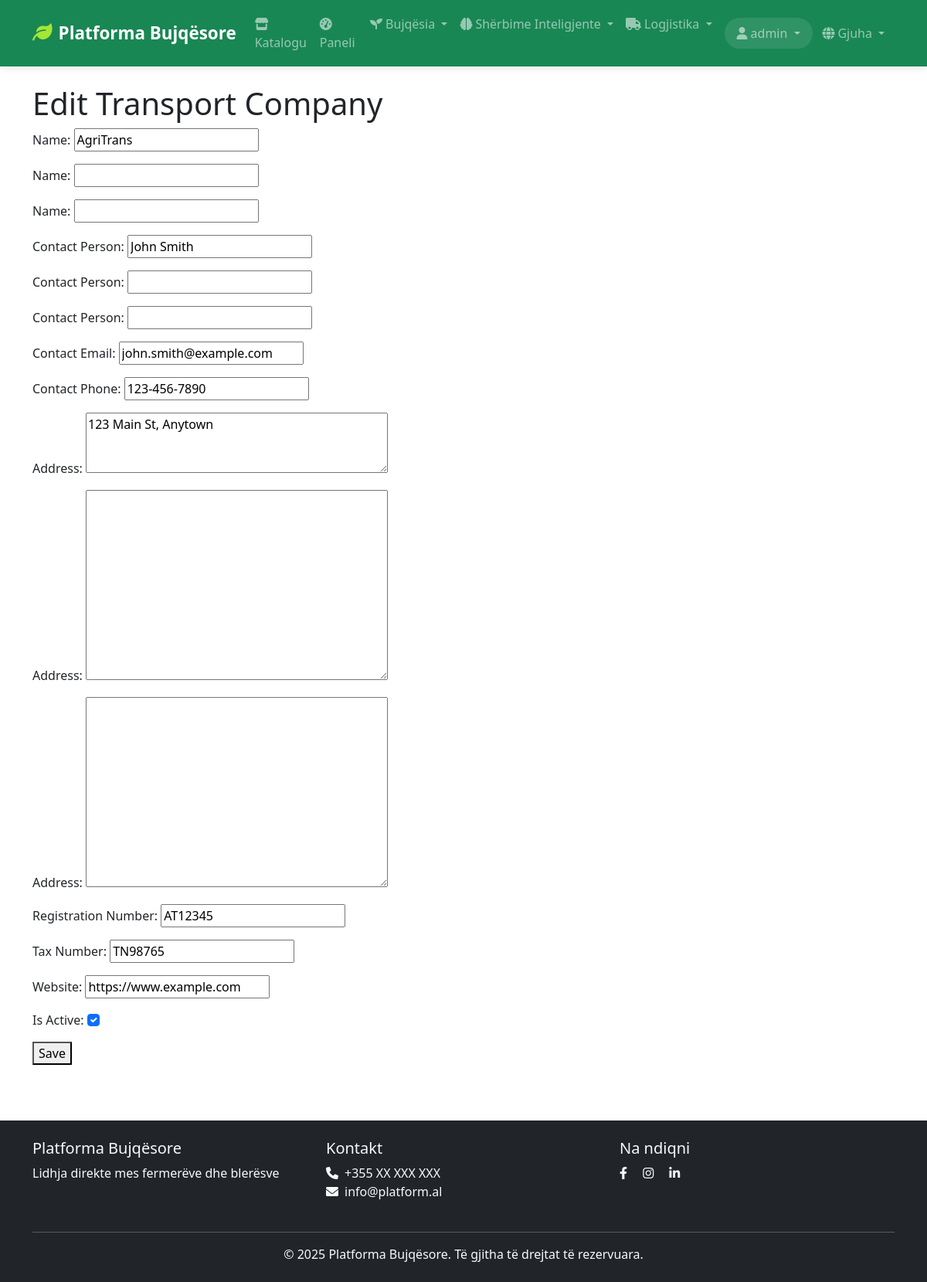
Screenshot of /sq/logistics/companies/1/update/ (signed in) with the database file from the repository.
### logistics/models.py (models this page shows, shortened)
class TransportCompany(models.Model):
    company_id = models.AutoField(primary_key=True)
    name = models.CharField(max_length=100, verbose_name=_('Name'))
    name_en = models.CharField(max_length=100, verbose_name=_('Name'), null=True, blank=True)
    name_sq = models.CharField(max_length=100, verbose_name=_('Name'), null=True, blank=True)
    contact_person = models.CharField(max_length=100, verbose_name=_('Contact Person'))
    contact_person_en = models.CharField(max_length=100, verbose_name=_('Contact Person'), null=True, blank=True)
    contact_person_sq = models.CharField(max_length=100, verbose_name=_('Contact Person'), null=True, blank=True)
    contact_email = models.EmailField(verbose_name=_('Contact Email'))
    contact_phone = models.CharField(max_length=20, verbose_name=_('Contact Phone'))
    address = models.TextField(verbose_name=_('Address'))
    address_en = models.TextField(verbose_name=_('Address'), null=True, blank=True)
    address_sq = models.TextField(verbose_name=_('Address'), null=True, blank=True)
    registration_number = models.CharField(max_length=50, verbose_name=_('Registration Number'))
    tax_number = models.CharField(max_length=50, verbose_name=_('Tax Number'))
    website = models.URLField(blank=True, null=True, verbose_name=_('Website'))
    is_active = models.BooleanField(default=True, verbose_name=_('Is Active'))
    class Meta:
        verbose_name = _('Transport Company')
        verbose_name_plural = _('Transport Companies')

### logistics/views.py (the view)
# urls.py: path('companies/<int:pk>/update/', views.TransportCompanyUpdateView.as_view(), name='transport_company_update'),
class TransportCompanyUpdateView(LogisticsStaffRequiredMixin, SuccessMessageMixin, UpdateView):
    model = TransportCompany
    form_class = TransportCompanyForm
    template_name = 'logistics/transportcompany_form.html'
    success_url = reverse_lazy('logistics:transport_company_list')
    success_message = _("Transport company was updated successfully")

### logistics/forms.py
class TransportCompanyForm(forms.ModelForm):
    class Meta:
        model = TransportCompany
        fields = '__all__'
        widgets = {
            'address': forms.Textarea(attrs={'rows': 3}),
            'is_active': forms.CheckboxInput(attrs={'class': 'form-check-input'}),
        }

### core/context_processors.py (called while the page is built)
def site_context(request):
    context = {
        'site_name': 'Platforma Bujqësore',
        'site_description': 'Platforma moderne për fermerët dhe blerësit',
        'current_site': Site.objects.get_current() if hasattr(Site, 'objects') else None,
    }
    if hasattr(request, 'user') and request.user.is_authenticated:
        try:
            from marketplace.models import Cart
            cart = Cart.objects.filter(user=request.user).first()
            context['cart_item_count'] = cart.item_count if cart else 0
        except:
            context['cart_item_count'] = 0
    else:
        context['cart_item_count'] = 0
    return context

### logistics/views.py (called while the page is built)
    def test_func(self):
        return self.request.user.is_staff or hasattr(self.request.user, 'driver_profile')

### marketplace/models.py (called while the page is built)
    @property
    def item_count(self):
        return self.items.count()

### templates/logistics/transportcompany_form.html (shortened to what this page needs)
{% extends 'base.html' %}
{% block content %}
<h1>{% if object %}Edit Transport Company{% else %}Add Transport Company{% endif %}</h1>
<form method="post">
    {{ form.as_p }}
    <button type="submit">Save</button>
</form>
{% endblock %}

### templates/base.html (shortened to what this page needs)
<!DOCTYPE html>
<html lang="sq">
<head>
    {% load i18n %}
    <link href="https://cdn.jsdelivr.net/npm/bootstrap@5.3.0/dist/css/bootstrap.min.css" rel="stylesheet">
    <link href="https://cdnjs.cloudflare.com/ajax/libs/font-awesome/6.0.0/css/all.min.css" rel="stylesheet">
    {% load static %}
    <link href="{% static 'css/style.css' %}" rel="stylesheet">
</head>
<body>
    <nav class="navbar navbar-expand-lg navbar-dark bg-success">
        <div class="container">
            <a class="navbar-brand" href="{% url 'home' %}">
                <i class="fas fa-leaf me-2"></i>{% trans "Platforma Bujqësore" %}
            </a>
            <div class="collapse navbar-collapse" id="navbarNav">
                <ul class="navbar-nav me-auto">
                    <li class="nav-item">
                        <a class="nav-link" href="{% url 'product:list' %}">
                            <i class="fas fa-store me-1"></i>{% trans "Katalogu" %}
                        </a>
                    </li>
                    {% if user.is_authenticated %}
                        {% if user.farmer_profile %}
                            <li class="nav-item">
                                <a class="nav-link" href="{% url 'farmer:dashboard' %}">
                                    <i class="fas fa-tachometer-alt me-1"></i>{% trans "Paneli" %}
                                </a>
                            </li>
                            <li class="nav-item dropdown">
                                <a class="nav-link dropdown-toggle" href="#" id="farmerDropdown" role="button" data-bs-toggle="dropdown">
                                    <i class="fas fa-seedling me-1"></i>{% trans "Bujqësia" %}
                                </a>
                            </li>
                            <li class="nav-item dropdown">
                                <a class="nav-link dropdown-toggle" href="#" id="smartServicesDropdown" role="button" data-bs-toggle="dropdown">
                                    <i class="fas fa-brain me-1"></i>{% trans "Shërbime Inteligjente" %}
                                </a>
                            </li>
                        {% endif %}
                        <li class="nav-item dropdown">
                            <a class="nav-link dropdown-toggle" href="#" id="logisticsDropdown" role="button" data-bs-toggle="dropdown">
                                <i class="fas fa-truck me-1"></i>{% trans "Logjistika" %}
                            </a>
                        </li>
                    {% endif %}
                </ul>
                <ul class="navbar-nav">
                    {% if user.is_authenticated %}
                        <li class="nav-item dropdown">
                            <a class="nav-link dropdown-toggle" href="#" id="userDropdown" role="button" data-bs-toggle="dropdown">
                                <i class="fas fa-user me-1"></i>{{ user.get_full_name|default:user.username }}
                            </a>
                        </li>
                        <li class="nav-item dropdown">
                            <a class="nav-link dropdown-toggle" href="#" id="languageDropdown" role="button" data-bs-toggle="dropdown">
                                <i class="fas fa-globe me-1"></i>{% trans "Gjuha" %}
                            </a>
                        </li>
                    {% endif %}
                </ul>
            </div>
        </div>
    </nav>
    <main class="container py-4">
        {% block content %}
        {% endblock %}
    </main>
    <footer class="bg-dark text-light py-4 mt-5">
        <div class="container">
            <div class="row">
                <div class="col-md-4">
                    <h5>{% trans "Platforma Bujqësore" %}</h5>
                    <p>{% trans "Lidhja direkte mes fermerëve dhe blerësve" %}</p>
                </div>
                <div class="col-md-4">
                    <h5>{% trans "Kontakt" %}</h5>
                    <ul class="list-unstyled">
                        <li><i class="fas fa-phone me-2"></i>+355 XX XXX XXX</li>
                        <li><i class="fas fa-envelope me-2"></i>info@platform.al</li>
                    </ul>
                </div>
                <div class="col-md-4">
                    <h5>{% trans "Na ndiqni" %}</h5>
                    <div class="social-links">
                        <a href="#" class="text-light me-3"><i class="fab fa-facebook-f"></i></a>
                        <a href="#" class="text-light me-3"><i class="fab fa-instagram"></i></a>
                        <a href="#" class="text-light"><i class="fab fa-linkedin-in"></i></a>
                    </div>
                </div>
            </div>
            <hr class="mt-4">
            <div class="text-center">
                <p class="mb-0">&copy; {% now "Y" %} {% trans "Platforma Bujqësore" %}. {% trans "Të gjitha të drejtat të rezervuara." %}</p>
            </div>
        </div>
    </footer>
</body>
</html>

### static/css/style.css (style rules this page uses)
:root { --primary-color: #198754; --secondary-color: #6c757d; --light-bg: #f8f9fa; }
body { min-height: 100vh; display: flex; flex-direction: column; }
main { flex: 1; }
.navbar-brand i { color: #a3e635; }
footer { background-color: #343a40; }
.social-links a { transition: color 0.2s; }
.navbar { box-shadow: 0 2px 10px rgba(0,0,0,0.1); transition: all 0.3s ease; }
.navbar-brand { font-weight: 600; font-size: 1.4rem; }
.navbar-brand i { color: #a3e635; font-size: 1.6rem; }
.navbar-nav .nav-link { position: relative; transition: all 0.3s ease; font-weight: 500; padding: 0.7rem 1rem; }
.navbar-nav .nav-link i { transition: all 0.3s ease; }
#userDropdown { background: rgba(255,255,255,0.1); border-radius: 25px; padding: 0.5rem 1rem; margin-left: 0.5rem; }
#languageDropdown { border-radius: 20px; padding: 0.5rem 0.8rem; }
html { scroll-behavior: smooth; }

### rows the page displays
TransportCompany: name "AgriTrans", contact_person "John Smith", contact_email "john.smith@example.com", contact_phone "123-456-7890", address "123 Main St, Anytown", registration_number "AT12345", tax_number "TN98765", website "https://www.example.com", is_active "☑"

### other values shown
{{ user.get_full_name|default:user.username }} "admin"
